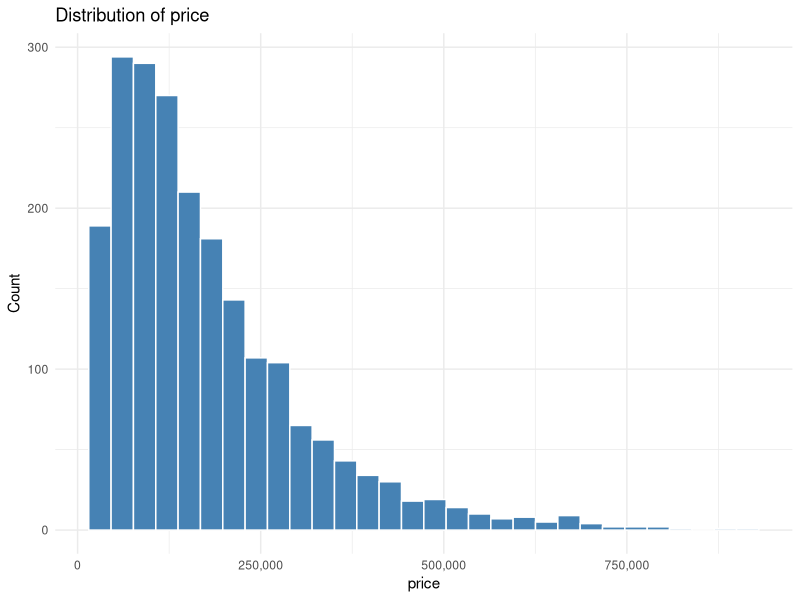
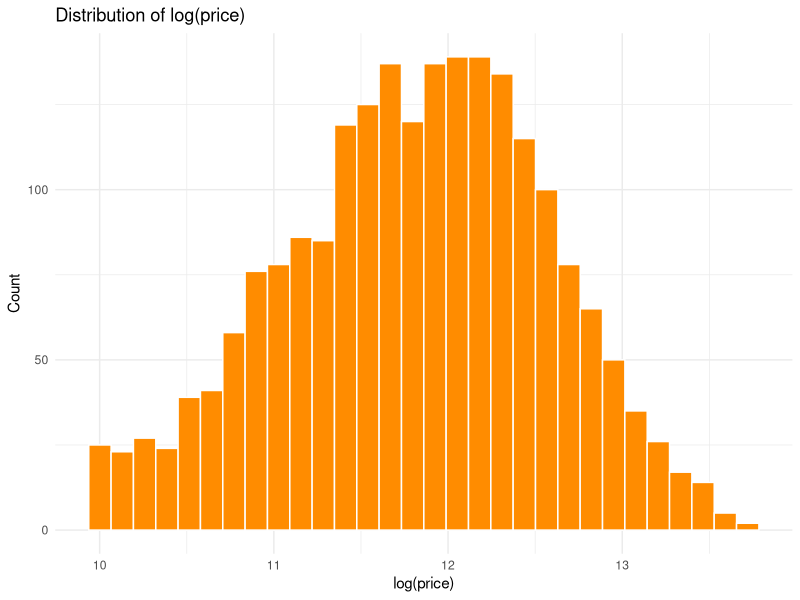
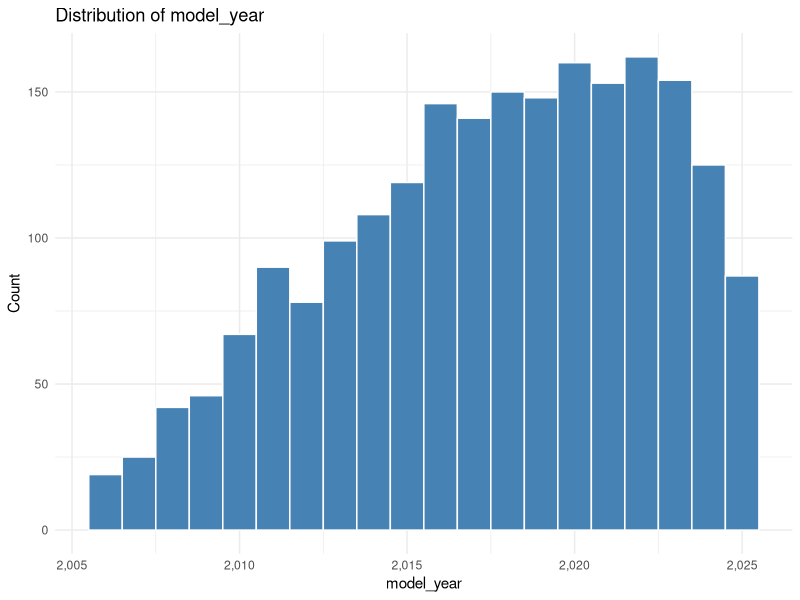
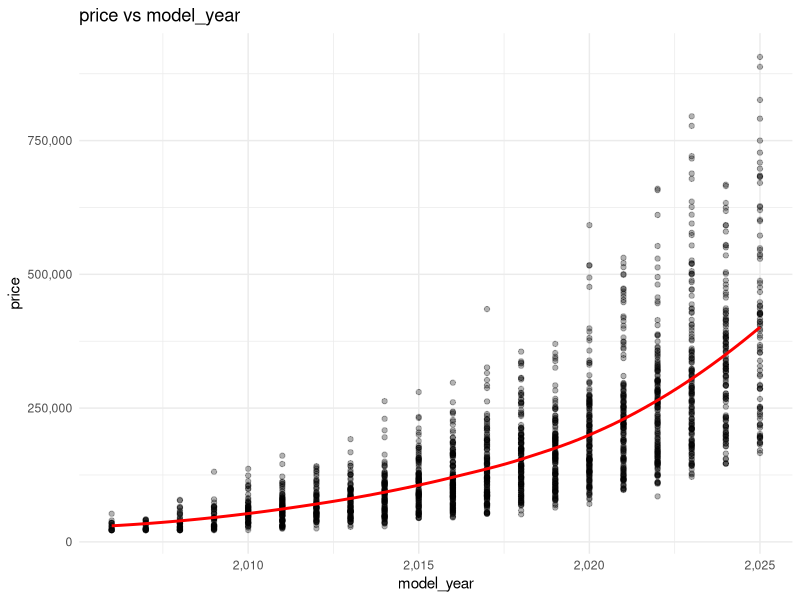
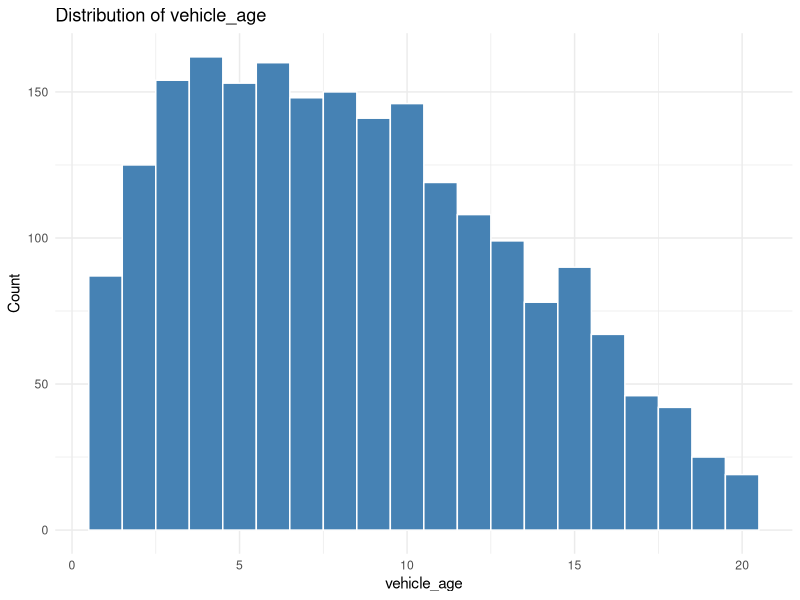
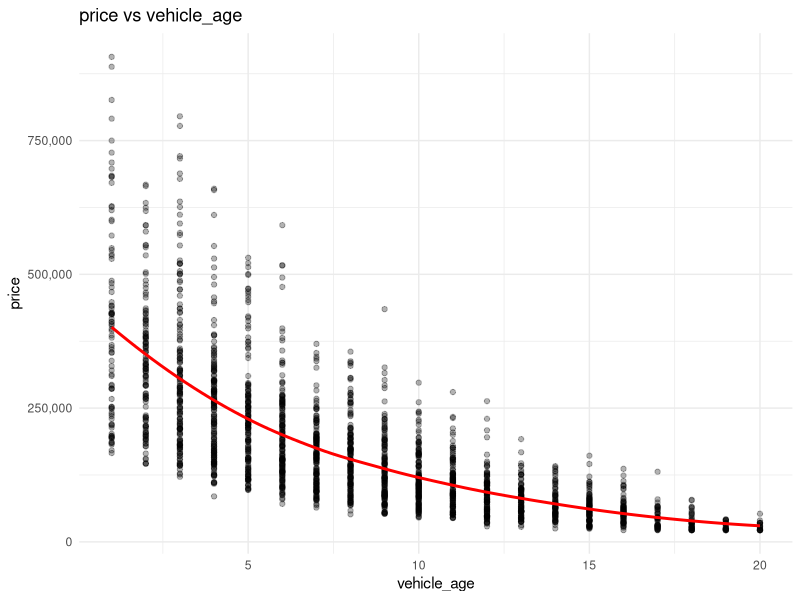
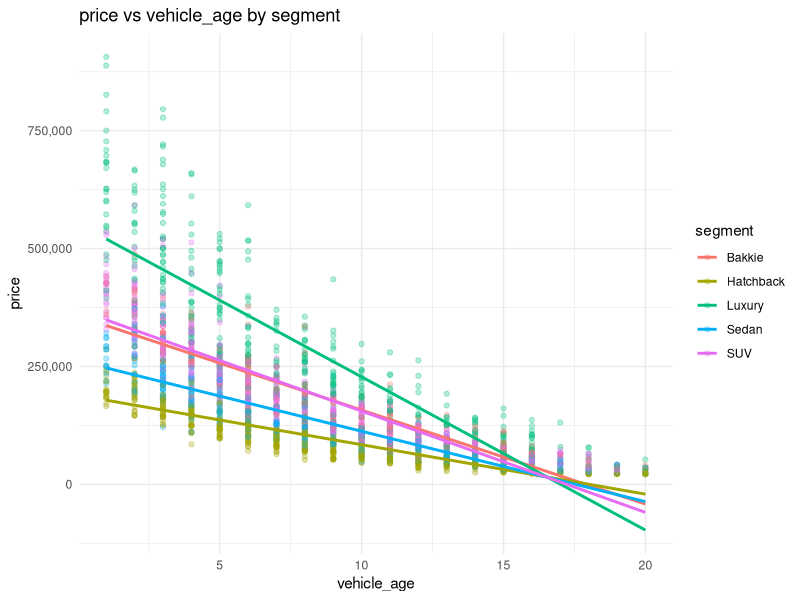
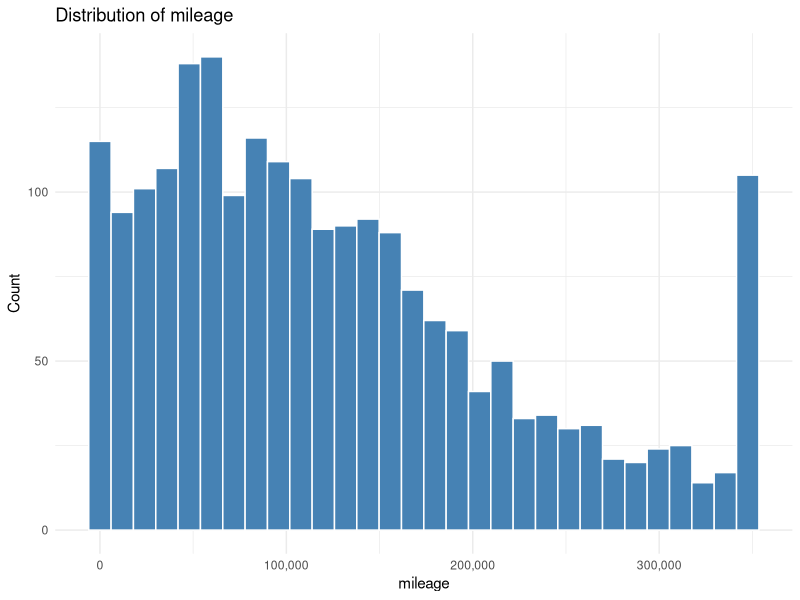

Write R code to recreate these figures, in order.
## ---- chunk 1
set.seed(123)

library(readr)
library(dplyr)
library(psych)
library(tidyverse)
library(knitr)
library(ggplot2)
library(scales)

Data <- read_csv("project_traindata.csv")

NumericVars <- c("price", "model_year", "vehicle_age", "mileage",
                 "engine_size", "previous_owners", "warranty_months")

CategoricalVars <- c("make", "segment", "transmission", "fuel_type", "province",
                     "service_history", "accident_history", "seller_type", "colour")
## ---- chunk 2
dim(Data)

kable(
  data.frame(Missing = sapply(Data, function(x) sum(is.na(x)))),
  caption = "Missing values per variable"
)

n_distinct(Data$listing_id) == nrow(Data)
## ---- chunk 3
num_table <- function(var) {
  x <- Data %>% pull(.data[[var]])
  stats <- describe(x)
  ci <- t.test(x)$conf.int
  stats$CI_lower <- ci[1]
  stats$CI_upper <- ci[2]
  rownames(stats) <- var
  kable(round(stats, 2), caption = paste("Descriptive statistics:", var))
}

num_hist <- function(var, bins = 30) {
  ggplot(Data, aes(x = .data[[var]])) +
    geom_histogram(bins = bins, fill = "steelblue", colour = "white") +
    scale_x_continuous(labels = comma) +
    labs(title = paste("Distribution of", var), x = var, y = "Count") +
    theme_minimal()
}

num_scatter <- function(var) {
  ggplot(Data, aes(x = .data[[var]], y = price)) +
    geom_point(alpha = 0.3) +
    geom_smooth(method = "loess", se = FALSE, colour = "red") +
    scale_x_continuous(labels = comma) +
    scale_y_continuous(labels = comma) +
    labs(title = paste("price vs", var), x = var, y = "price") +
    theme_minimal()
}

num_scatter_segment <- function(var) {
  ggplot(Data, aes(x = .data[[var]], y = price, colour = segment)) +
    geom_point(alpha = 0.3) +
    geom_smooth(method = "lm", se = FALSE) +
    scale_x_continuous(labels = comma) +
    scale_y_continuous(labels = comma) +
    labs(title = paste("price vs", var, "by segment"), x = var, y = "price") +
    theme_minimal()
}
## ---- chunk 4
cat_table <- function(var) {
  Data %>%
    count(.data[[var]]) %>%
    mutate(Percent = round(n / sum(n) * 100, 1)) %>%
    rename(Category = 1, Frequency = n) %>%
    kable(caption = paste("Frequencies:", var))
}

cat_price_table <- function(var) {
  Data %>%
    group_by(.data[[var]]) %>%
    summarise(
      number_of_vehicles = n(),
      Average_price = round(mean(price), 0),
      Median_price = round(median(price), 0),
      spread_in_group = round(sd(price), 0),
      Min_price = min(price),
      Max_price = max(price)
    ) %>%
    rename(Category = 1) %>%
    kable(caption = paste("price by", var))
}

cat_bar <- function(var) {
  ggplot(Data, aes(x = fct_infreq(as.factor(.data[[var]])))) +
    geom_bar(fill = "steelblue") +
    labs(title = paste("Number of vehicles per", var), x = var, y = "Count") +
    theme_minimal() +
    theme(axis.text.x = element_text(angle = 45, hjust = 1))
}

cat_box <- function(var) {
  ggplot(Data, aes(x = as.factor(.data[[var]]), y = price)) +
    geom_boxplot(fill = "steelblue", alpha = 0.6) +
    scale_y_continuous(labels = comma) +
    labs(title = paste("price by", var), x = var, y = "price") +
    theme_minimal() +
    theme(axis.text.x = element_text(angle = 45, hjust = 1))
}
## ---- chunk 5
num_table("price")
num_hist("price")

ggplot(Data, aes(x = log(price))) +
  geom_histogram(bins = 30, fill = "darkorange", colour = "white") +
  labs(title = "Distribution of log(price)", x = "log(price)", y = "Count") +
  theme_minimal()
## ---- chunk 6
num_table("model_year")
num_hist("model_year", bins = 20)
num_scatter("model_year")
## ---- chunk 7
num_table("vehicle_age")
num_hist("vehicle_age", bins = 20)
num_scatter("vehicle_age")
num_scatter_segment("vehicle_age")
## ---- chunk 8
num_table("mileage")
num_hist("mileage")
num_scatter("mileage")
num_scatter_segment("mileage")
## ---- chunk 9
num_table("engine_size")
num_hist("engine_size", bins = 26)
num_scatter("engine_size")
num_scatter_segment("engine_size")
## ---- chunk 10
num_table("previous_owners")
cat_bar("previous_owners")
cat_box("previous_owners")
## ---- chunk 11
num_table("warranty_months")
sum(Data$warranty_months == 0)
num_hist("warranty_months", bins = 30)
num_scatter("warranty_months")
## ---- chunk 12
cor(Data$model_year, Data$vehicle_age)

ggplot(Data, aes(x = model_year, y = vehicle_age)) +
  geom_point(alpha = 0.4) +
  labs(title = "vehicle_age vs model_year", x = "model_year", y = "vehicle_age") +
  theme_minimal()

table(Data$model_year + Data$vehicle_age)
## ---- chunk 13
Data %>%
  select(all_of(NumericVars)) %>%
  cor() %>%
  round(2) %>%
  kable(caption = "Correlation matrix of numerical variables")
## ---- chunk 14
cat_table("make")
cat_price_table("make")
cat_bar("make")
cat_box("make")
## ---- chunk 15
cat_table("segment")
cat_price_table("segment")
cat_bar("segment")
cat_box("segment")
## ---- chunk 16
cat_table("transmission")
cat_price_table("transmission")
cat_box("transmission")
## ---- chunk 17
cat_table("fuel_type")
cat_price_table("fuel_type")
cat_bar("fuel_type")
cat_box("fuel_type")
## ---- chunk 18
cat_table("province")
cat_price_table("province")
cat_bar("province")
cat_box("province")
## ---- chunk 19
cat_table("service_history")
cat_price_table("service_history")
cat_bar("service_history")
cat_box("service_history")
## ---- chunk 20
cat_table("accident_history")
cat_price_table("accident_history")
cat_box("accident_history")
## ---- chunk 21
cat_table("seller_type")
cat_price_table("seller_type")
cat_box("seller_type")
## ---- chunk 22
cat_table("colour")
cat_price_table("colour")
cat_bar("colour")
cat_box("colour")
## ---- chunk 23
cat_box("transmission") + facet_wrap(~ segment)
cat_box("fuel_type") + facet_wrap(~ segment)
